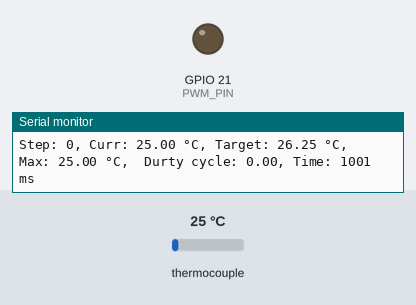
A program run on a simulated ESP32. On the bench: output pins drawn as LEDs (lit = HIGH), the last lines printed to the serial monitor. Inputs (shaded band) come from the test bench; at power-on: thermocouple 25 °C.

Above: at 1.4 s.
1.5 s: thermocouple set to 6 °C
At 2.3 s:
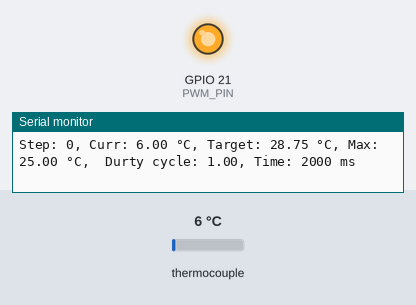
3.5 s: thermocouple set to 75 °C
At 3.9 s:
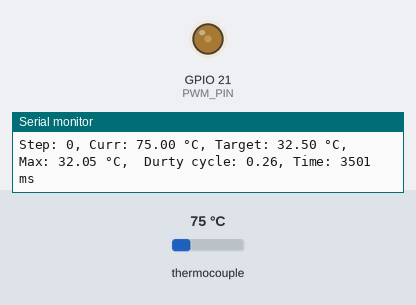
At 23.25 s:
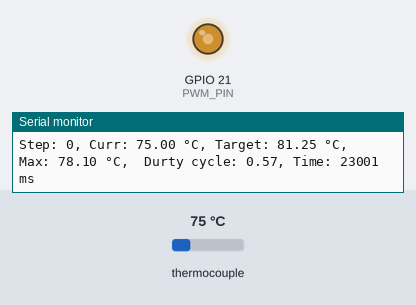
Timing chart, 0 to 24.5 s (numbered marks = the images above; inputs shaded):
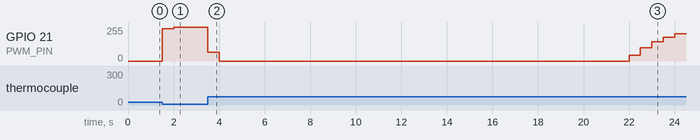

Measured:
- after the input at 3.5 s, GPIO 21 (PWM_PIN): 255/255 → 66/255 at once, → 0/255 0.50 s later, → 42/255 18.0 s later, → 100/255 0.50 s later, … (7 changes in this stretch)

The program:

main.cpp
```cpp
#include <Arduino.h>
#include <max6675.h>
#include <cmath>

bool tuning = false;

static const float L = 9.244475; // Dead time, seconds
static const float M = 3.055077; // Slope, °C/seconds

static const float Tcool = 10*60.0;
// PID parameters
static const float observerFactor = 0.2; // Observer factor for the PID controller

static const float LAMBDA_FACTOR = 0.2;
const float Kd = 0.0;
float Kp = 0.0;
float Ki = 0.0;


const uint8_t thermoCLK = 18; // SCK pin
const uint8_t thermoCS = 5;  // CS pin
const uint8_t thermoDO = 19; // MISO pin

MAX6675 thermocouple(thermoCLK, thermoCS, thermoDO);

const int SAMPLE_TIME = 500; // PID sample time in milliseconds
unsigned long last_sample_time = 0;
const float SAMPLE_PERIOD = SAMPLE_TIME / 1000.0; // Convert to seconds


struct ThermalStep {
  float targetTemp;
  float duration;
};


const ThermalStep thermalProfile[] = {
  {100.0, 30.0},
  {150.0, 90.0},
  {183.0, 30.0},
  {235.0, 60.0}
};

constexpr int PWM_PIN = 21;
constexpr int LEDC_CHANNEL = 0;
constexpr int RES_BITS = 12;  // e.g., 12-bit resolution ⇒ duty 0–4095


void heaterOn(float duty){
  ledcWrite(LEDC_CHANNEL, int(4095 * duty));
}

void heaterOff(){
  heaterOn(0);
}

float tAmbient = 0.0;
float yCurrentEstimate = 0.0;
float integral = 0.0;
float lastError = 0.0;

volatile int currStep = -1;
volatile float maxTemp = 0.0;
volatile long startTime = 0;
volatile float slope = 0.0;
volatile float startTemp = 0.0;


void setProfileStep(int index, float currentTemp) {
  maxTemp = currentTemp;
  startTemp = currentTemp;
  currStep = index;
  startTime = millis();
  if (index < 0 || index >= sizeof(thermalProfile) / sizeof(ThermalStep)) {
    slope = 0;
    return;
  }
  slope = ((thermalProfile[index].targetTemp - currentTemp) / thermalProfile[index].duration) / 1000.0; // °C/ms
}


void setup() {
  Serial.begin(115200);
  Serial.println("Initializing...");

  float lambd = L * LAMBDA_FACTOR;
  Kp = 1.0 / (M * lambd);
  Ki = Kp / (4.0 * lambd);

  Serial.println("PID params: Kp: "+String(Kp, 6)+" Ki: "+String(Ki, 6));

  ledcSetup(LEDC_CHANNEL, 1, RES_BITS);
  heaterOff();
  ledcAttachPin(PWM_PIN, LEDC_CHANNEL);

  yCurrentEstimate = 0.0;

  delay(200);
  tAmbient = thermocouple.readCelsius();

  Serial.println("Ambient temperature: " + String(tAmbient,2) + " °C");
}


float profileStep(float currentTemp, long time) {
  float targetTemp = 0.0;

  if (currStep < 0 || currStep >= sizeof(thermalProfile) / sizeof(ThermalStep)) {
    return 0.0;
  }

  bool stepTimeEnded = (time - startTime) >= thermalProfile[currStep].duration * 1000;
  unsigned long elapsed = time - startTime;

  if (stepTimeEnded) {
    targetTemp = thermalProfile[currStep].targetTemp;
  } else {
    targetTemp = startTemp + slope * elapsed;
  }

  if (currentTemp > maxTemp) {
    maxTemp = currentTemp;
  }

  if (stepTimeEnded && (maxTemp >= thermalProfile[currStep].targetTemp)){
    setProfileStep(currStep + 1, currentTemp);
  }

  return targetTemp;
}

static const float TUNE_LENGTH_MIN = 5; // How long the tuning should take.
static const float TUNE_POWER = 0.15; // How much power to apply during tuning (0.0 to 1.0).
static const int TUNE_STEPS = TUNE_LENGTH_MIN * 60.0 / SAMPLE_PERIOD;
int tune_state = 0;
float hist[TUNE_STEPS] = {0.0};
float temp0 = 0.0;


void tune(unsigned long now, float temp) {
  if (tune_state == 0){
    temp0 = temp;
    Serial.println("Tuning started at " + String(temp0) + " °C");
    heaterOn(TUNE_POWER);
    tune_state++;
  } else if (tune_state <= TUNE_STEPS) {
    hist[tune_state-1] = temp - temp0;
    Serial.println("Tuning progress "+String(((float)tune_state)/TUNE_STEPS*100.0,1)+"%: temp: " + String(temp) + " °C");
    tune_state++;
  } else {
    heaterOff();
    float threshold = hist[TUNE_STEPS - 1] * 0.02;
    int i0 = 0;
    while ((i0 < (TUNE_STEPS-10)) && (hist[i0] < threshold)) {
      i0++;
    }

    float L_est_tresh = i0 * SAMPLE_PERIOD;

    const int xmid = TUNE_STEPS / 2;
    float m = (hist[TUNE_STEPS-1] - hist[xmid]) / ((TUNE_STEPS - 1.0f - xmid) * SAMPLE_PERIOD) / TUNE_POWER;

    const int mid = (TUNE_STEPS-1 + xmid) / 2;
    const float tmid = mid * SAMPLE_PERIOD;

    float L_est_intersect = tmid - (hist[mid] / (m*TUNE_POWER));

    float L_intersect_factor = 0.5;
    float L_est = L_est_intersect * L_intersect_factor + L_est_tresh * (1-L_intersect_factor);

    int istart = int(L_est / SAMPLE_TIME);
    m = (hist[TUNE_STEPS] - hist[istart]) / ((TUNE_STEPS - 1 - istart) * SAMPLE_PERIOD) / TUNE_POWER;

    Serial.println("System identification finished. M = "+String(m, 6) + " °C/s, L = " + String(L_est, 6) + " s");

    while (true){
      delay(1000); // Stop here
    }
  }
}

unsigned long hist_index = 0;

float controller(unsigned long now, float temp, float target, float &futureTemp) {
  float uDelayed = hist[hist_index];
  float dt = SAMPLE_TIME / 1000.0; // Convert to seconds

  const int response_delay = min(int(std::round(L / dt)), TUNE_STEPS);

  yCurrentEstimate += dt * M * uDelayed - (dt / Tcool) * yCurrentEstimate;
  yCurrentEstimate += observerFactor * ((temp - tAmbient) - yCurrentEstimate);

  float yFuture = yCurrentEstimate;
  for (int i = 1; i < response_delay; i++) {
    int j = (hist_index + i) % response_delay;
    yFuture += dt * (M * hist[j] - 1.0 / Tcool * yFuture);
  }

  futureTemp = tAmbient + yFuture;
  float error = target - futureTemp;
  integral = constrain(integral + error * dt, -0.5/Ki, 0.5/Ki); // Constrain integral to avoid windup
  float derivative = (error - lastError) / dt;

  float u = Kp * error + Ki * integral + Kd * derivative;

  u = constrain(u, 0.0, 1.0);
  hist[hist_index] = u;

  hist_index += 1;
  if (hist_index >= response_delay) {
    hist_index = 0; // Reset index after dead time
  }
  return u;
}

float targetTemp = 0.0;

void tick(){
  float temp = thermocouple.readCelsius();
  unsigned long ms = millis();

  if (tuning) {
    tune(ms, temp);
    return;
  }

  if (currStep == -1){
    setProfileStep(0, temp);
    targetTemp = profileStep(temp, ms);
  }

  float futureTemp = 0.0;
  float dutyCycle = controller(ms, temp, targetTemp, futureTemp);
  targetTemp = profileStep(futureTemp, ms);
  heaterOn(dutyCycle);

  Serial.println("Step: " + String(currStep) + ", Curr: "+ String(temp) + " °C, Target: "+String(targetTemp) + " °C" +
                 ", Max: " + String(maxTemp) + " °C, " + " Durty cycle: " + String(dutyCycle,2) + ", Time: " + String(ms) + " ms");

}

void loop(){
  unsigned long now =  millis();
  if ((now - last_sample_time) >= SAMPLE_TIME) {
    if (last_sample_time == 0) {
      last_sample_time = now; // Initialize the first sample time
    } else {
      last_sample_time += SAMPLE_TIME;
    }
  } else {
    return; // Skip if not time for the next sample
  }

  tick();
  delay(1);
}
```
